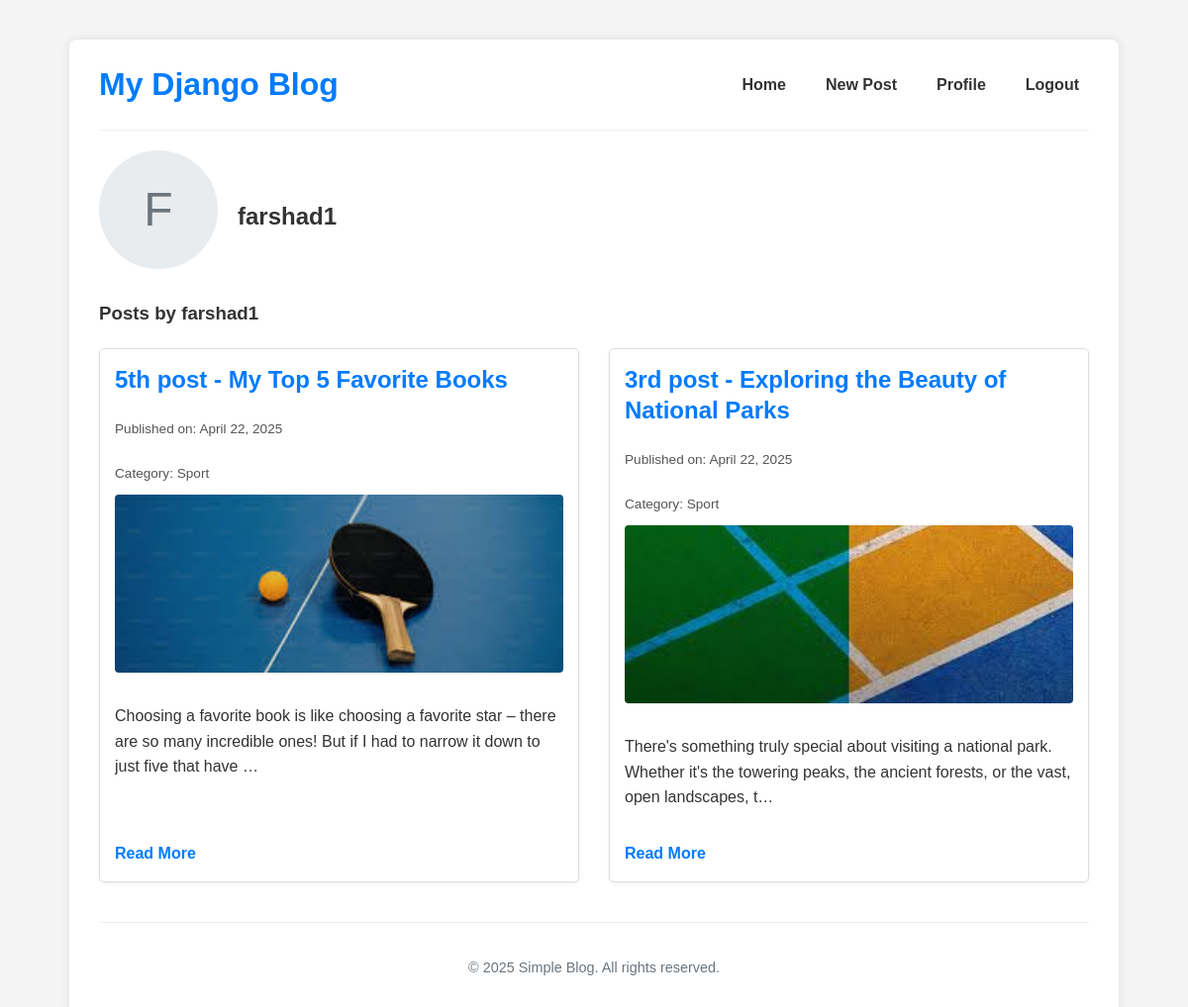
The app's page /author/farshad1/ (signed in) with its own data.
### blog/models.py (models this page shows, shortened)
class Post(models.Model):
    title = models.CharField(max_length=200)
    content = models.TextField()
    pub_date = models.DateTimeField(default=timezone.now)
    category = models.ForeignKey(Category, on_delete=models.SET_NULL, null=True, blank=True)
    image = models.ImageField(upload_to='blog_images/', blank=True, null=True)
    author = models.ForeignKey(User, on_delete=models.CASCADE, related_name='blog_posts', null=True)
    class Meta:
        ordering = ['-pub_date']
    @property
    def image_url(self):
        if self.image and hasattr(self.image, 'url'):
            return self.image.url
        return None # Or a default image URL

class Category(models.Model):
    name = models.CharField(max_length=100, unique=True)
    class Meta:
        verbose_name_plural = "Categories"

### blog/views.py (the view)
# urls.py: path('author/<str:username>/', views.author_profile, name='author_profile'),
def author_profile(request, username):
    author = get_object_or_404(User, username=username)
    author_posts = Post.objects.filter(author=author)
    context = {
        'author': author,
        'author_posts': author_posts
    }
    return render(request, 'blog/author_profile.html', context)

### templates/blog/author_profile.html (shortened to what this page needs)
{% extends 'blog/base.html' %}
{% block content %}
<div class="profile-container">
    <div class="profile-header">
        <div class="profile-avatar">
            {% if author.profile.profile_pic %}
                <img src="{{ author.profile.profile_pic_url }}" alt="{{ author.username }}">
            {% else %}
                <div class="profile-avatar-placeholder">{{ author.username|first|upper }}</div>
            {% endif %}
        </div>
        <div class="profile-info">
            <h2>{{ author.username }}</h2>
        </div>
    </div>
    <div class="author-posts">
        <h3>Posts by {{ author.username }}</h3>
        {% if author_posts %}
            <div class="posts-grid">
                <ul>
                    {% for post in author_posts %}
                        <li>
                            <h2><a href="{% url 'post_detail' post.id %}">{{ post.title }}</a></h2>
                            <p class="post-meta">Published on: {{ post.pub_date|date:"F j, Y" }}</p>
                            {% if post.category %}
                                <p class="post-meta">Category: {{ post.category.name }}</p>
                            {% endif %}
                            {% if post.image %}
                                <img src="{{ post.image_url }}" alt="{{ post.title }}" class="post-image">
                            {% endif %}
                            <div class="post-content">
                                <p>{{ post.content|truncatechars:150 }}</p>
                            </div>
                            <a href="{% url 'post_detail' post.id %}">Read More</a>
                        </li>
                    {% endfor %}
                </ul>
            </div>
        {% else %}
            <p>{{ author.username }} hasn't created any posts yet.</p>
        {% endif %}
    </div>
</div>
{% endblock %}

### static/css/style.css (style rules this page uses)
body { font-family: 'Arial', sans-serif; line-height: 1.6; margin: 0; padding: 20px; background-color: #f4f4f4; color: #333; }
h1, h2, h3 { color: #333; margin-bottom: 10px; }
a { color: #007bff; text-decoration: none; }
.profile-container { margin-bottom: 30px; }
.profile-header { display: flex; align-items: center; margin-bottom: 20px; }
.profile-avatar { width: 120px; height: 120px; border-radius: 50%; overflow: hidden; margin-right: 20px; background-color: #e9ecef; display: flex; align-items: center; justify-content: center; }
.profile-avatar-placeholder { font-size: 48px; color: #6c757d; }
.profile-info { flex: 1; }
.profile-info h2 { margin-bottom: 5px; }
.profile-actions, .user-posts, .author-posts { margin-top: 30px; }
.posts-grid { display: grid; grid-template-columns: 1fr 1fr; gap: 30px; margin-top: 20px; }
.posts-grid ul { list-style: none; padding: 0; margin: 0; display: contents; }
.posts-grid li { border: 1px solid #ddd; padding: 15px; margin-bottom: 0; border-radius: 5px; background-color: #fff; box-shadow: 0 2px 4px rgba(0, 0, 0, 0.05); display: flex; flex-direction: column; justify-content: space-between; transition: transform 0.3s ease, box-shadow 0.3s ease; }
.posts-grid li:last-child { border-bottom: 1px solid #ddd; margin-bottom: 0; padding-bottom: 15px; }
.posts-grid li h2 { margin-top: 0; margin-bottom: 10px; line-height: 1.3; }
.posts-grid li .post-meta { margin-bottom: 10px; font-size: 0.85em; color: #555; }
.posts-grid li .post-image { width: 100%; height: 180px; object-fit: cover; margin-bottom: 15px; border-radius: 4px; display: block; }
.posts-grid li .post-content { margin-top: 0; margin-bottom: 15px; flex-grow: 1; overflow: hidden; text-overflow: ellipsis; }
.posts-grid li a:last-child { display: inline-block; margin-top: auto; font-weight: bold; }

### records on screen
Post: title "5th post - My Top 5 Favorite Books", pub_date "April 22, 2025", category.name "Sport", image_url (picture), content "Choosing a favorite book is like choosing a favorite star – there are so many incredible ones! But if I had to narrow it down to just five that have …"
Post: title "3rd post - Exploring the Beauty of National Parks", pub_date "April 22, 2025", category.name "Sport", image_url (picture), content "There's something truly special about visiting a national park. Whether it's the towering peaks, the ancient forests, or the vast, open landscapes, t…"

### other values on screen
{{ author.username|first|upper }} "F"
{{ author.username }} "farshad1"
